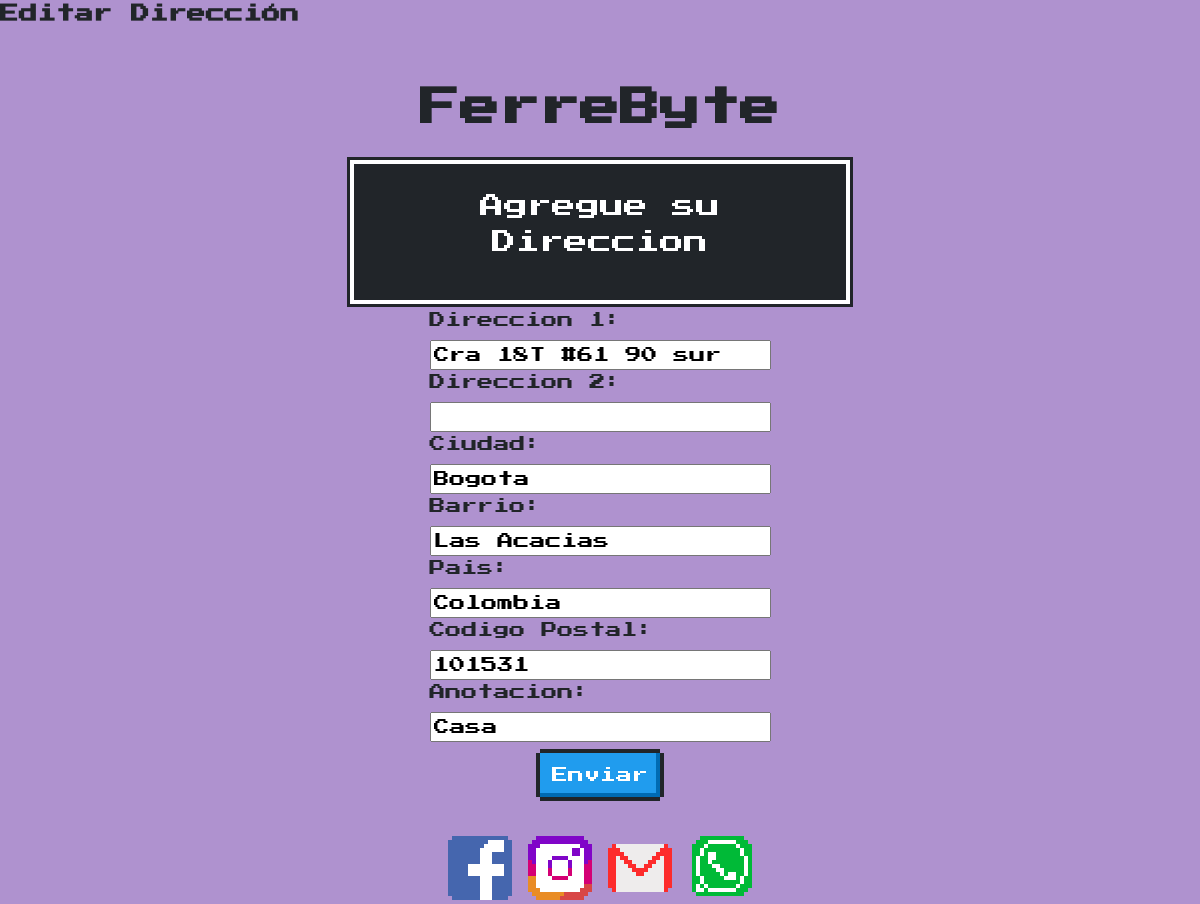
The app's page /direcciones/editar/20 (signed in) with its own data.
### shipping_addresses/models.py (models this page shows, shortened)
class ShippingAddres(models.Model): #Nombre erroneo
    user = models.ForeignKey(User, null=False, blank=False, on_delete=models.CASCADE)
    linea1 = models.CharField(max_length=200, verbose_name='Direccion 1')
    linea2 = models.CharField(max_length=200, blank=True, verbose_name='Direccion 2')
    city = models.CharField(max_length=100, verbose_name='Ciudad', default="Bogotá")
    state = models.CharField(max_length=100, verbose_name='Barrio')
    country = models.CharField(max_length=50, verbose_name='Pais', default="Colombia")
    reference = models.CharField(max_length=300, verbose_name='Anotacion')
    postal_code = models.CharField(max_length=10, null=False, blank=False, verbose_name='Codigo Postal')
    default = models.BooleanField(default=False)
    created_at = models.DateTimeField(auto_now_add=True)

### shipping_addresses/views.py (the view, shortened to what this page needs)
# urls.py: path('editar/<int:pk>', views.ShippingAddressUpdateView.as_view(), name='update'),
class ShippingAddressUpdateView(LoginRequiredMixin, SuccessMessageMixin, UpdateView):
    login_url = 'login'
    model = ShippingAddres
    form_class = ShippingAddressForm
    template_name = 'shipping_addresses/update.html'
    success_message = 'Direccion Actualizada exitosamente'
    def dispatch(self, request, *args, **kwargs):
        if request.user.id != self.get_object().user_id:
            return redirect('cart:cart')
        return super(ShippingAddressUpdateView, self).dispatch(request, *args, **kwargs)

### shipping_addresses/forms.py
class ShippingAddressForm(ModelForm):
    class Meta:
        model = ShippingAddres
        fields = [
            'linea1', 'linea2', 'city', 'state', 'country', 'postal_code', 'reference'
        ]
    def __init__(self, *args, **kwargs):
        super().__init__(*args, **kwargs)
        self.fields['linea1'].widget.attrs.update({
            'class':'form-control'
        })
        self.fields['linea2'].widget.attrs.update({
            'class':'form-control'
        })
        self.fields['city'].widget.attrs.update({
            'class':'form-control',
            'readonly':''
        })
        self.fields['state'].widget.attrs.update({
            'class':'form-control'
        })
        self.fields['country'].widget.attrs.update({
            'class':'form-control',
            'readonly':''
        })
        self.fields['postal_code'].widget.attrs.update({
            'class':'form-control',
            'placeholder': '111011.',
        })
        self.fields['reference'].widget.attrs.update({
            'class':'form-control',
            'placeholder': 'EJ: Casa, Apat.'
        })

### shipping_addresses/templates/shipping_addresses/update.html (shortened to what this page needs)
<!DOCTYPE html>
<html lang="en">
<head>
</head>
<body>
    <h3>Editar Dirección</h3>
    {% include 'shipping_addresses/snippets/form.html' with message='Actualizar' %}
</body>
</html>

### shipping_addresses/templates/shipping_addresses/snippets/form.html (shortened to what this page needs)
{% load static %}
<!DOCTYPE html>
<html lang="en">
<head>
    <link href="https://unpkg.com/nes.css/css/nes.css" rel="stylesheet"/>
    <link rel="stylesheet" href="{% static 'css/reg-addres1.css' %}">
</head>
<body>
    <div class="todo">
        <h1>FerreByte</h1>
        <div class="nes-container with-title is-centered is-dark ferre">
            <div class="log">
                <p>Agregue su Direccion</p>
            </div>
        </div>
        <form method="post">
            {% for field in form %}
            <div class="grupo33">
                {{ field.label_tag }}
                {{ field }}
            </div>
            {% endfor %}
        <div class="botones">
            <button type="submit" class="nes-btn is-primary">Enviar</button>
        </div>
        </form>
        <footer>
            <div class="pie">
                <section class="icon-list">
                    <a href="https://www.facebook.com/profile.php?id=100081836352334"><i
                            class="nes-icon facebook is-large contenido"></i></a>
                    <a href="https://www.instagram.com/ferremax707/"><i
                            class="nes-icon instagram is-large contenido"></i></a>
                    <a href="mailto:ferremax707@gmail.com?Subject=Interesado%20en%20los%20Productos"><i
                            class="nes-icon gmail is-large contenido"></i></a>
                    <a href="https://wa.link/6sxs6q"><i class="nes-icon whatsapp is-large contenido"></i></a>
                </section>
            </div>
        </footer>
</body>
</html>

### static/css/reg-addres1.css (style rules this page uses)
body { background-color: rgb(175, 146, 207); }
h1 { text-align: center; font-size: 5vh; padding-bottom: 10px; }
.log { font-size: 3vh; }
.ferre { width: 500px; }
.todo { display: flex; flex-direction: column; margin-left: 100px; margin-right: 100px; justify-content: center; align-items: center; margin-top: 50px; }
.botones { padding-bottom: 35px; margin-top: 5%; display: flex; justify-content: space-around; }
.grupo33 { display: flex; flex-direction: column; }
.botones { margin-top: 2%; }

### records on screen
ShippingAddres: form "Cra 18T #61 90 sur" "Bogota" "Las Acacias" "Colombia" "101531" "Casa"

### other values on screen
{{ field.label_tag }} "Direccion 1:" "Direccion 2:" "Ciudad:" "Barrio:" "Pais:" "Codigo Postal:" "Anotacion:"
